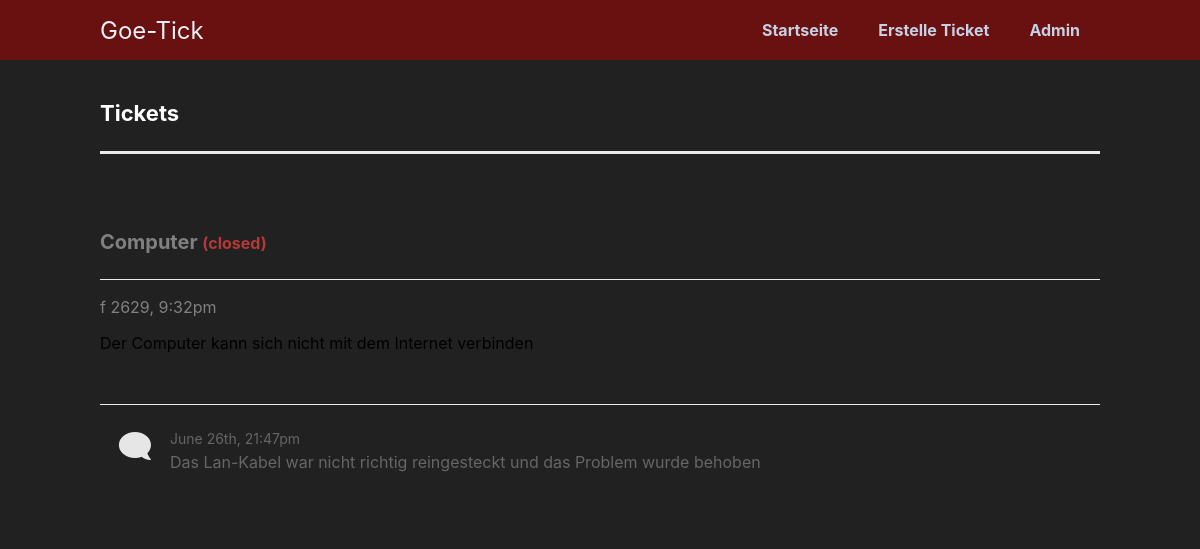
Screenshot of /index.php?id=56 (signed in) with the database file from the repository.
### tables this page shows
CREATE TABLE `tickets` (
  `ticket_ID` int(11) NOT NULL,
  `fehler_ID` int(11) NOT NULL,
  `nutzer_ID` int(11) NOT NULL,
  `title` varchar(255) NOT NULL,
  `created` datetime NOT NULL DEFAULT current_timestamp(),
  `StatusTicket` enum('open','closed','resolved') NOT NULL DEFAULT 'open'
);

CREATE TABLE `issue` (
  `Fehler_ID` int(11) NOT NULL,
  `ticket_ID` int(11) NOT NULL,
  `user_ID` int(11) NOT NULL,
  `Raum` varchar(255) NOT NULL,
  `Gerät` text NOT NULL,
  `Beschreibung` text NOT NULL
);

CREATE TABLE `tickets_comments` (
  `kommentar_ID` int(11) NOT NULL,
  `ticket_ID` int(11) NOT NULL,
  `user_ID` int(11) NOT NULL,
  `kommentar` varchar(255) NOT NULL,
  `erstelldatum` int(11) NOT NULL DEFAULT current_timestamp()
);

### index.php (the view, shortened to what this page needs)
<?php
include 'functions.php';
$pdo = pdo_connect_mysql();
$stmt_ticket= $pdo->prepare('SELECT * From tickets INNER JOIN issue on tickets.ticket_ID = issue.ticket_ID WHERE nutzer_ID = :nutzer_ID');
$stmt_ticket->execute(array(
    ':nutzer_ID' => $_SESSION['user_ID']
));
$stmt_ticket = $stmt_ticket->fetchall(PDO::FETCH_ASSOC);
$stmt_comment = $pdo -> prepare('SELECT kommentar, erstelldatum, ticket_ID from tickets_comments');
$stmt_comment->execute();
$comments = $stmt_comment->fetchall(PDO::FETCH_ASSOC);
?>
<?=template_header('Tickets')?>
<div class="content home">
    <h1>Tickets</h1>
    <?php
if(!isset($_GET['id'])):?>
    <p class="paragraph">Willkommen auf der Startseite des Goethe Technik Supports. Wir werden unsere bestes tun um ihr Problem zu beheben
    </p>
    <div class="btns">
        <a href="create.php" class="btn">Erstelle Ticket</a>
        <a href="userLogin.php" class="btn">Abmelden</a>
        <a href="adminLogin.php" class="btn">Admin</a>
    </div>
    <div class="tickets-list">
        <?php foreach($stmt_ticket as $ticket):?>
        <a href="index.php?id=<?=$ticket['ticket_ID']?>" class="ticket">
            <span class="con">
                <?php if ($ticket['StatusTicket'] == 'open'): ?>
                <i class="far fa-clock fa-2x"></i>
                <?php elseif ($ticket['StatusTicket'] == 'resolved'): ?>
                <i class="fas fa-check fa-2x"></i>
                <?php elseif ($ticket['StatusTicket'] == 'closed'): ?>
                <i class="fas fa-times fa-2x"></i>
                <?php endif; ?>
            </span>
            <span class="con">
                <span class="title"><?php $ticket['title']?></span>
                <span class="msg"><?=$ticket['Beschreibung']?></span>
            </span>
            <span class="con created"><?=date('F dS, G:ia', strtotime($ticket['created']))?></span>
        </a>
        <?php endforeach; ?>
    </div>
</div>
<?php else: ?>
<div class="content view">
    <?php foreach ($stmt_ticket as $tk):?>
    <?php if ($tk['ticket_ID'] == $_GET['id']): ?>
    <div class="ticket">
        <h2><?=htmlspecialchars($tk['title'], ENT_QUOTES)?>
            <span class="<?=$tk['StatusTicket']?>">(<?=$tk['StatusTicket']?>)</span>
        </h2>
        <p class="created"><?=date('f ds, g:ia', strtotime($tk['created']))?></p>
        <?php echo $tk['Beschreibung'] ?>
    </div>
    <div class="comments">
        <?php foreach($comments as $comment): ?>
        <?php if ($comment['ticket_ID'] == $_GET['id']): ?>
        <div class="comment">
            <div>
                <i class="fas fa-comment fa-2x"></i>
            </div>
            <p>
                <span><?=date('F dS, G:ia', strtotime($comment['erstelldatum']))?></span>
                <?=nl2br(htmlspecialchars($comment['kommentar'], ENT_QUOTES))?>
            </p>
        </div>
        <?php endif; ?>
        <?php endforeach; ?>
    </div>
    <?php endif; ?>
    <?php endforeach; ?>
    <?php endif; ?>
</div>
<?=template_footer()?>

### stylesheet.css (style rules this page uses)
* { box-sizing: border-box; font-family: -apple-system, BlinkMacSystemFont, "segoe ui", roboto, oxygen, ubuntu, cantarell, "fira sans", "droid sans", "helvetica neue", Arial, sans-serif; font-size: 16px; -webkit-font-smoothing: antialiased; -moz-osx-font-smoothing: grayscale; }
body { background-color: #212121; margin: 0; }
.content { width: 1000px; margin: 0 auto; }
.content h1 { margin: 2; padding: 25px 0; font-size: 22px; border-bottom: 3px solid #ebebeb; color: #ffffff; }
.content h2 { margin: 2; padding: 25px 0; font-size: 20px; border-bottom: 1px solid #ebebeb; color: gray; }
.view h2 .closed { color: #b63838; }
.view .ticket { padding: 20px 0; }
.view .ticket .created { color: gray; }
.view .comments { margin-top: 15px; border-top: 1px solid #ebebeb; padding: 25px 0; }
.view .comments .comment { display: flex; padding-bottom: 5px; }
.view .comments .comment div { display: flex; align-items: flex-start; justify-content: center; width: 70px; color: #e6e6e6; transform: scaleX(-1); }
.view .comments .comment p { margin: 0 0 20px 0; color: #666666; }
.view .comments .comment p span { display: flex; font-size: 14px; padding-bottom: 5px; color: #666666; }

### rows the page displays
tickets: title "Computer", StatusTicket "closed", created "f 2629, 9:32pm", fehler_ID.Beschreibung "Der Computer kann sich nicht mit dem Internet verbinden"
tickets_comments: erstelldatum "June 26th, 21:47pm", kommentar "Das Lan-Kabel war nicht richtig reingesteckt und das Problem wurde behoben"
